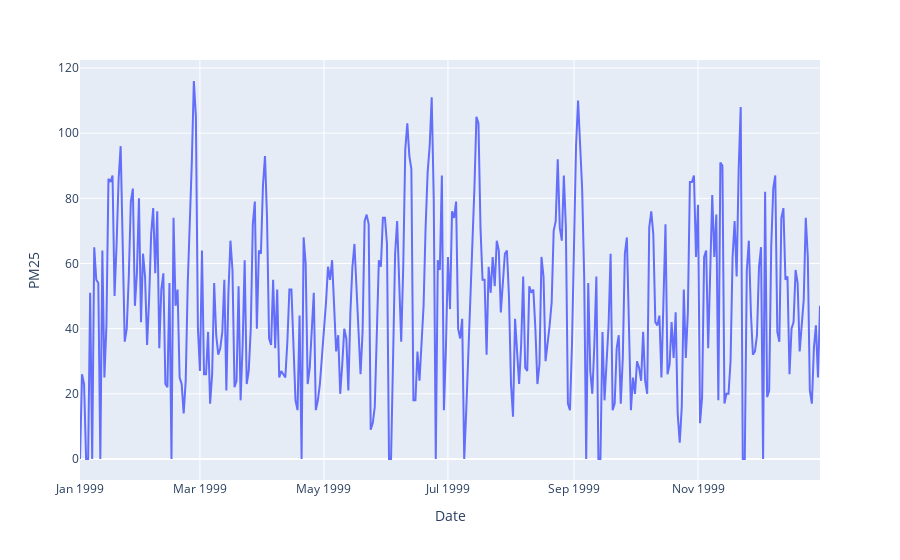

The code cell stored with this chart in its notebook:
### Code cell
px.line(df, x='Date',y='PM25')

### Figure 1 — Plotly figure (JSON) as saved in the notebook; plotly's stock layout.template omitted (floating-point values rounded to 4 significant figures; data arrays with more than 128 entries replaced by an {"elided": "..."} marker saying what was removed)
{"data": [{"hovertemplate": "Date=%{x}<br>PM25=%{y}<extra></extra>", "legendgroup": "", "line": {"color": "#636efa", "dash": "solid"}, "marker": {"symbol": "circle"}, "mode": "lines", "name": "", "orientation": "v", "showlegend": false, "type": "scatter", "x": {"elided": "364 str values"}, "xaxis": "x", "y": {"elided": "364 int values"}, "yaxis": "y"}], "layout": {"legend": {"tracegroupgap": 0}, "margin": {"t": 60}, "xaxis": {"anchor": "y", "domain": [0, 1], "title": {"text": "Date"}}, "yaxis": {"anchor": "x", "domain": [0, 1], "title": {"text": "PM25"}}}}
